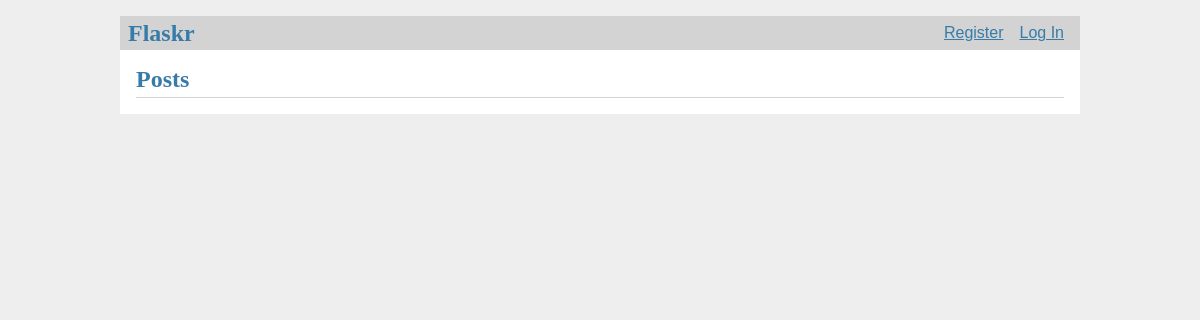
Before: / with the older database file.
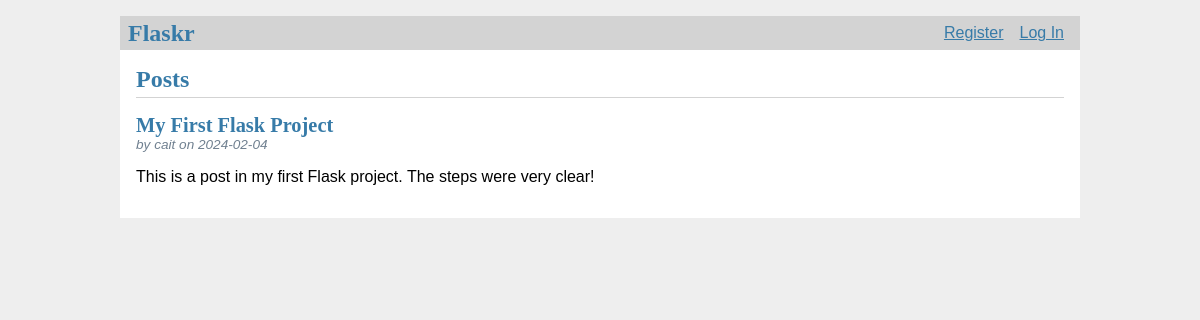
After: the same page with the newer database file.
### tables this page shows
CREATE TABLE post (
    id INTEGER PRIMARY KEY AUTOINCREMENT,
    author_id INTEGER NOT NULL,
    created TIMESTAMP NOT NULL DEFAULT CURRENT_TIMESTAMP,
    title TEXT NOT NULL,
    body TEXT NOT NULL,
    FOREIGN KEY (author_id) REFERENCES user (id)
);

CREATE TABLE user (
    id INTEGER PRIMARY KEY AUTOINCREMENT,
    username TEXT UNIQUE NOT NULL,
    password TEXT NOT NULL
);

### flaskr/blog.py (the view)
@bp.route('/')
def index():
    db = get_db()
    posts = db.execute(
        'SELECT p.id, title, body, created, author_id, username'
        ' FROM post p JOIN user u on p.author_id = u.id'
        ' ORDER BY created DESC'
    ).fetchall()
    return render_template('blog/index.html', posts=posts)

### flaskr/auth.py (called while the page is built)
@bp.before_app_request
def load_logged_in_user():
    user_id = session.get('user_id')
    if user_id is None:
        g.user = None
    else:
        g.user = get_db().execute(
            'SELECT * FROM user WHERE id = ?', (user_id,)
        ).fetchone()

### flaskr/db.py (called while the page is built)
def get_db():
    if 'db' not in g:
        g.db = sqlite3.connect(
            current_app.config['DATABASE'],
            detect_types=sqlite3.PARSE_DECLTYPES
        )
        g.db.row_factory = sqlite3.Row
    return g.db

### flaskr/templates/blog/index.html (shortened to what this page needs)
{% extends 'base.html' %}
{% block header %}
  <h1>{% block title %}Posts{% endblock %}</h1>
{% endblock %}
{% block content %}
  {% for post in posts %}
    <article class="post">
      <header>
        <div>
          <h1>{{ post['title'] }}</h1>
          <div class="about">by {{ post['username'] }} on {{ post['created'].strftime('%Y-%m-%d') }}</div>
        </div>
      </header>
      <p class="body">{{ post['body'] }}</p>
    </article>
  {% endfor %}
{% endblock %}

### flaskr/templates/base.html (shortened to what this page needs)
<!doctype html>
<link rel="stylesheet" href="{{ url_for('static', filename='style.css') }}">
<nav>
  <h1>Flaskr</h1>
  <ul>
    {% if g.user %}
      <li><span>{{ g.user['username'] }}</span>
      <li><a href="{{ url_for('auth.logout') }}">Log Out</a>
    {% else %}
      <li><a href="{{ url_for('auth.register') }}">Register</a>
      <li><a href="{{ url_for('auth.login') }}">Log In</a>
    {% endif %}
  </ul>
</nav>
<section class="content">
  <header>
    {% block header %}{% endblock %}
  </header>
  {% block content %}{% endblock %}
</section>

### flaskr/static/style.css (style rules this page uses)
h1 { font-family: serif; color: #377ba8; margin: 1rem 0; }
a { color: #377ba8; }
nav { background: lightgray; display: flex; align-items: center; padding: 0 0.5rem; }
nav h1 { flex: auto; margin: 0; }
nav ul { display: flex; list-style: none; margin: 0; padding: 0; }
nav ul li a, nav ul li span, header .action { display: block; padding: 0.5rem; }
.content { padding: 0 1rem 1rem; }
.content > header { border-bottom: 1px solid lightgray; display: flex; align-items: flex-end; }
.content > header h1 { flex: auto; margin: 1rem 0 0.25rem 0; }
.post > header { display: flex; align-items: flex-end; font-size: 0.85em; }
.post > header > div:first-of-type { flex: auto; }
.post > header h1 { font-size: 1.5em; margin-bottom: 0; }
.post .about { color: slategray; font-style: italic; }
.post .body { white-space: pre-line; }
.content:last-child { margin-bottom: 0; }

Changed rows visible on the page:
added post: title "My First Flask Project", username "cait", created "2024-02-04", body "This is a post in my first Flask project. The steps were very clear!"
